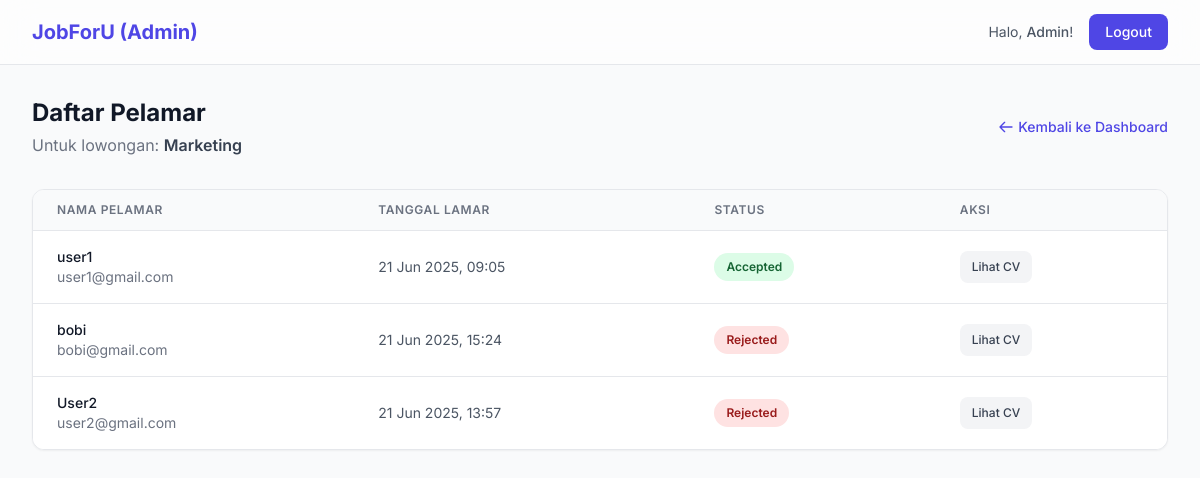
The app's page /view_job_applicants.php?job_id=11 (signed in) with its own data.
### tables this page shows
CREATE TABLE `jobs` (
  `id` int(11) NOT NULL,
  `judul` varchar(255) NOT NULL,
  `deskripsi` text NOT NULL,
  `lokasi` varchar(100) NOT NULL,
  `gaji` varchar(100) DEFAULT NULL,
  `posted_at` timestamp NOT NULL DEFAULT current_timestamp(),
  `nama_perusahaan` varchar(20) NOT NULL
);

CREATE TABLE `applications` (
  `id` int(11) NOT NULL,
  `job_id` int(11) NOT NULL,
  `user_id` int(11) NOT NULL,
  `cv_path` varchar(255) NOT NULL,
  `status` enum('pending','accepted','rejected') NOT NULL DEFAULT 'pending',
  `applied_at` timestamp NOT NULL DEFAULT current_timestamp()
);

CREATE TABLE `users` (
  `id` int(11) NOT NULL,
  `nama_lengkap` varchar(255) NOT NULL,
  `email` varchar(255) NOT NULL,
  `password` varchar(255) NOT NULL,
  `role` enum('admin','user') NOT NULL DEFAULT 'user',
  `created_at` timestamp NOT NULL DEFAULT current_timestamp()
);

### view_job_applicants.php (the view, shortened to what this page needs)
<?php
require_once "config.php";
$job_id = $_GET['job_id'];
$job_sql = "SELECT judul, nama_perusahaan FROM jobs WHERE id = ?";
$job_title = "Data Pelamar";
if ($stmt_job = mysqli_prepare($db, $job_sql)) {
    mysqli_stmt_bind_param($stmt_job, "i", $job_id);
    if (mysqli_stmt_execute($stmt_job)) {
        $result_job = mysqli_stmt_get_result($stmt_job);
        if (mysqli_num_rows($result_job) == 1) {
            $job_details = mysqli_fetch_assoc($result_job);
            $job_title = $job_details['judul'];
        } else {
            header("location: admin_dashboard.php");
            exit;
        }
    }
}
$sql = "SELECT a.id, u.nama_lengkap, u.email, a.applied_at, a.cv_path, a.status FROM applications a JOIN users u ON a.user_id = u.id WHERE a.job_id = ? ORDER BY a.status ASC, a.applied_at DESC";
$applicants = [];
if ($stmt = mysqli_prepare($db, $sql)) {
    mysqli_stmt_bind_param($stmt, "i", $job_id);
    if (mysqli_stmt_execute($stmt)) {
        $result = mysqli_stmt_get_result($stmt);
        while ($row = mysqli_fetch_assoc($result)) {
            $applicants[] = $row;
        }
    }
}
function getStatusBadge($status)
{
    $status = strtolower($status);
    switch ($status) {
        case 'accepted':
            return 'bg-green-100 text-green-800';
        case 'rejected':
            return 'bg-red-100 text-red-800';
    }
}
?>
<!DOCTYPE html>
<html lang="id" class="bg-gray-50">
<head>
    <script src="https://cdn.tailwindcss.com"></script>
</head>
<body class="text-gray-800">
    <nav class="bg-white/60 backdrop-blur-lg sticky top-0 z-10 border-b border-gray-200">
        <div class="max-w-7xl mx-auto px-4 sm:px-6 lg:px-8">
            <div class="flex items-center justify-between h-16">
                <a href="admin_dashboard.php" class="text-xl font-bold text-indigo-600">JobForU (Admin)</a>
                <div class="flex items-center space-x-4">
                    <span class="text-sm text-gray-600">Halo, <span class="font-medium"><?php echo htmlspecialchars($_SESSION["nama_lengkap"]); ?></span>!</span>
                    <a href="logout.php" class="text-sm bg-indigo-600 text-white font-medium py-2 px-4 rounded-lg hover:bg-indigo-700 transition-colors">Logout</a>
                </div>
            </div>
        </div>
    </nav>
    <div class="max-w-7xl mx-auto py-8 px-4 sm:px-6 lg:px-8 fade-in">
        <header class="mb-8">
            <div class="flex justify-between items-center">
                <div>
                    <h1 class="text-2xl font-bold text-gray-900">Daftar Pelamar</h1>
                    <p class="text-base text-gray-500 mt-1">Untuk lowongan: <span class="font-semibold text-gray-700"><?php echo htmlspecialchars($job_title); ?></span></p>
                </div>
                <a href="admin_dashboard.php" class="text-sm text-indigo-600 hover:text-indigo-800 font-medium flex items-center">
                    <svg class="h-4 w-4 mr-1" fill="none" viewBox="0 0 24 24" stroke="currentColor">
                        <path stroke-linecap="round" stroke-linejoin="round" stroke-width="2" d="M10 19l-7-7m0 0l7-7m-7 7h18" />
                    </svg>
                    Kembali ke Dashboard
                </a>
            </div>
        </header>
        <main>
            <div class="bg-white border border-gray-200 rounded-xl shadow-sm overflow-hidden">
                <div class="overflow-x-auto">
                    <table class="min-w-full divide-y divide-gray-200">
                        <thead class="bg-gray-50">
                            <tr>
                                <th class="px-6 py-3 text-left text-xs font-semibold text-gray-500 uppercase tracking-wider">Nama Pelamar</th>
                                <th class="px-6 py-3 text-left text-xs font-semibold text-gray-500 uppercase tracking-wider">Tanggal Lamar</th>
                                <th class="px-6 py-3 text-left text-xs font-semibold text-gray-500 uppercase tracking-wider">Status</th>
                                <th class="px-6 py-3 text-left text-xs font-semibold text-gray-500 uppercase tracking-wider">Aksi</th>
                            </tr>
                        </thead>
                        <tbody class="bg-white divide-y divide-gray-200">
                            <?php if (!empty($applicants)): ?>
                                <?php foreach ($applicants as $app): ?>
                                    <tr class="hover:bg-gray-50 transition-colors duration-150">
                                        <td class="px-6 py-4 whitespace-nowrap">
                                            <div class="text-sm font-medium text-gray-900"><?php echo htmlspecialchars($app['nama_lengkap']); ?></div>
                                            <div class="text-sm text-gray-500"><?php echo htmlspecialchars($app['email']); ?></div>
                                        </td>
                                        <td class="px-6 py-4 whitespace-nowrap text-sm text-gray-600">
                                            <?php echo date('d M Y, H:i', strtotime($app['applied_at'])); ?>
                                        </td>
                                        <td class="px-6 py-4 whitespace-nowrap">
                                            <span class="px-3 py-1 inline-flex text-xs leading-5 font-semibold rounded-full <?php echo getStatusBadge($app['status']); ?>">
                                                <?php echo htmlspecialchars(ucfirst($app['status'])); ?>
                                            </span>
                                        </td>
                                        <td class="px-6 py-4 whitespace-nowrap text-sm font-medium">
                                            <div class="flex items-center space-x-2">
                                                <a href="<?php echo htmlspecialchars($app['cv_path']); ?>" target="_blank" class="bg-gray-100 text-gray-700 font-medium text-xs py-2 px-3 rounded-lg hover:bg-gray-200 transition-colors">Lihat CV</a>
                                            </div>
                                        </td>
                                    </tr>
                                <?php endforeach; ?>
                            <?php endif; ?>
                        </tbody>
                    </table>
                </div>
            </div>
        </main>
    </div>
</body>
</html>

### view_job_applicants.php (style rules this page uses)
body { font-family: 'Inter', sans-serif; }
.fade-in { animation: fadeIn 0.5s ease-out forwards; }

### records on screen
jobs: judul "Marketing"
applications: user.nama_lengkap "user1", user.email "user1@gmail.com", applied_at "21 Jun 2025, 09:05", status "Accepted"
applications: user.nama_lengkap "bobi", user.email "bobi@gmail.com", applied_at "21 Jun 2025, 15:24", status "Rejected"
applications: user.nama_lengkap "User2", user.email "user2@gmail.com", applied_at "21 Jun 2025, 13:57", status "Rejected"

### other values on screen
$_SESSION["nama_lengkap"] "Admin"
